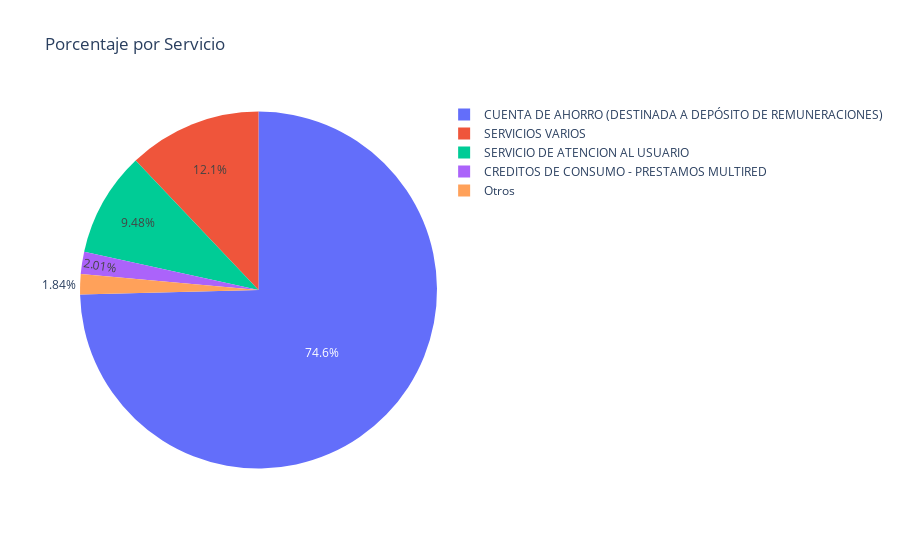

The code cell stored with this chart in its notebook:
### Code cell
data_temp = datos_preprocessed.groupby(['Servicio']).agg({ 'Numero reclamo': "count"})
data_temp = data_temp.sort_values(by=['Numero reclamo'], ascending = False).reset_index()

total = np.sum(data_temp['Numero reclamo'])
data_temp['per'] = data_temp['Numero reclamo']/total*100
data_temp = data_temp.sort_values(by=['per'], ascending = False)

data_temp['servicio'] = data_temp.apply(lambda x: x['Servicio'] if x['per'] >= 2 else 'Otros', axis=1)
data_temp = data_temp.groupby(['servicio']).agg({ 'per': "sum"}).reset_index()

data_temp
data_temp.to_excel("servicio_pie.xlsx")
fig = px.pie(data_temp, values='per', names='servicio', title='Porcentaje por Servicio')
fig.show()

### Figure 1 — Plotly figure (JSON) as saved in the notebook; plotly's stock layout.template omitted (floating-point values rounded to 4 significant figures)
{"data": [{"domain": {"x": [0, 1], "y": [0, 1]}, "hovertemplate": "servicio=%{label}<br>per=%{value}<extra></extra>", "labels": ["CREDITOS DE CONSUMO - PRESTAMOS MULTIRED", "CUENTA DE AHORRO (DESTINADA A DEPÓSITO DE REMUNERACIONES)", "Otros", "SERVICIO DE ATENCION AL USUARIO", "SERVICIOS VARIOS   "], "legendgroup": "", "name": "", "showlegend": true, "type": "pie", "values": [2.008, 74.59, 1.844, 9.476, 12.08]}], "layout": {"legend": {"tracegroupgap": 0}, "title": {"text": "Porcentaje por Servicio"}}}
